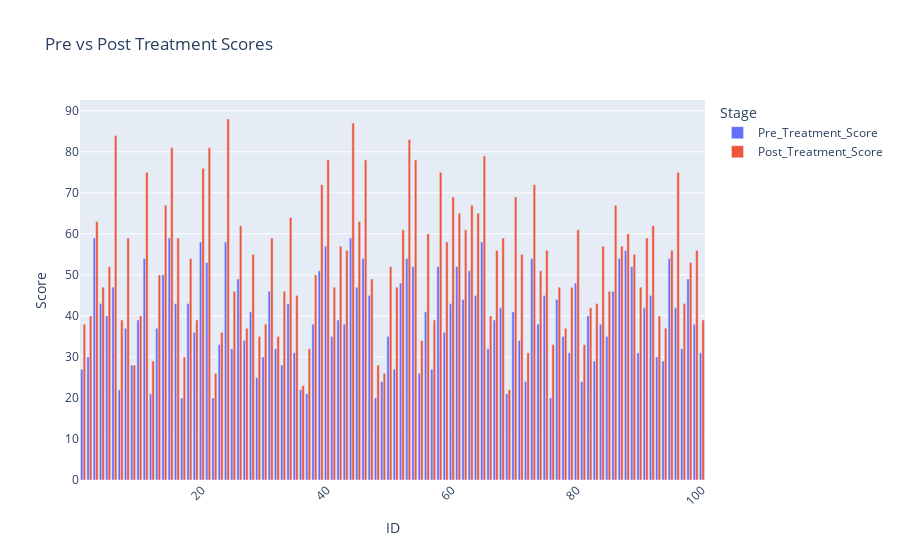

The cell this chart's notebook holds for it:
### Code cell
import plotly.express as px

df_melted = df.melt(
    id_vars='ID',
    value_vars=['Pre_Treatment_Score', 'Post_Treatment_Score'],
    var_name='Stage',
    value_name='Score'
)

fig = px.bar(
    df_melted, x='ID', y='Score', color='Stage',
    title='Pre vs Post Treatment Scores',
    barmode='group'
)
fig.update_layout(xaxis_tickangle=-45)
fig.show()
# Save the chart as an interactive HTML file
fig.write_html("docs/plot.html")

### Figure 1 — Plotly figure (JSON) as saved in the notebook; plotly's stock layout.template omitted (floating-point values rounded to 4 significant figures)
{"data": [{"alignmentgroup": "True", "hovertemplate": "Stage=Pre_Treatment_Score<br>ID=%{x}<br>Score=%{y}<extra></extra>", "legendgroup": "Pre_Treatment_Score", "marker": {"color": "#636efa", "pattern": {"shape": ""}}, "name": "Pre_Treatment_Score", "offsetgroup": "Pre_Treatment_Score", "orientation": "v", "showlegend": true, "textposition": "auto", "type": "bar", "x": [1, 2, 3, 4, 5, 6, 7, 8, 9, 10, 11, 12, 13, 14, 15, 16, 17, 18, 19, 20, 21, 22, 23, 24, 25, 26, 27, 28, 29, 30, 31, 32, 33, 34, 35, 36, 37, 38, 39, 40, 41, 42, 43, 44, 45, 46, 47, 48, 49, 50, 51, 52, 53, 54, 55, 56, 57, 58, 59, 60, 61, 62, 63, 64, 65, 66, 67, 68, 69, 70, 71, 72, 73, 74, 75, 76, 77, 78, 79, 80, 81, 82, 83, 84, 85, 86, 87, 88, 89, 90, 91, 92, 93, 94, 95, 96, 97, 98, 99, 100], "xaxis": "x", "y": [27, 30, 59, 43, 40, 47, 22, 37, 28, 39, 54, 21, 37, 50, 59, 43, 20, 43, 36, 58, 53, 20, 33, 58, 32, 49, 34, 41, 25, 30, 46, 32, 28, 43, 31, 22, 21, 38, 51, 57, 35, 39, 38, 59, 47, 54, 45, 20, 24, 35, 27, 48, 54, 52, 26, 41, 27, 52, 36, 43, 52, 44, 51, 45, 58, 32, 39, 42, 21, 41, 34, 24, 54, 38, 45, 20, 44, 35, 31, 48, 24, 40, 29, 38, 35, 46, 54, 56, 52, 31, 42, 45, 30, 29, 54, 42, 32, 49, 38, 31], "yaxis": "y"}, {"alignmentgroup": "True", "hovertemplate": "Stage=Post_Treatment_Score<br>ID=%{x}<br>Score=%{y}<extra></extra>", "legendgroup": "Post_Treatment_Score", "marker": {"color": "#EF553B", "pattern": {"shape": ""}}, "name": "Post_Treatment_Score", "offsetgroup": "Post_Treatment_Score", "orientation": "v", "showlegend": true, "textposition": "auto", "type": "bar", "x": [1, 2, 3, 4, 5, 6, 7, 8, 9, 10, 11, 12, 13, 14, 15, 16, 17, 18, 19, 20, 21, 22, 23, 24, 25, 26, 27, 28, 29, 30, 31, 32, 33, 34, 35, 36, 37, 38, 39, 40, 41, 42, 43, 44, 45, 46, 47, 48, 49, 50, 51, 52, 53, 54, 55, 56, 57, 58, 59, 60, 61, 62, 63, 64, 65, 66, 67, 68, 69, 70, 71, 72, 73, 74, 75, 76, 77, 78, 79, 80, 81, 82, 83, 84, 85, 86, 87, 88, 89, 90, 91, 92, 93, 94, 95, 96, 97, 98, 99, 100], "xaxis": "x", "y": [38, 40, 63, 47, 52, 84, 39, 59, 28, 40, 75, 29, 50, 67, 81, 59, 30, 54, 39, 76, 81, 26, 36, 88, 46, 62, 37, 55, 35, 38, 59, 35, 46, 64, 45, 23, 32, 50, 72, 78, 47, 57, 56, 87, 63, 78, 49, 28, 26, 52, 47, 61, 83, 78, 34, 60, 39, 75, 58, 69, 65, 61, 67, 65, 79, 40, 56, 59, 22, 69, 55, 31, 72, 51, 56, 33, 47, 37, 47, 61, 33, 42, 43, 57, 46, 67, 57, 60, 55, 47, 59, 62, 40, 37, 56, 75, 43, 53, 56, 39], "yaxis": "y"}], "layout": {"barmode": "group", "legend": {"title": {"text": "Stage"}, "tracegroupgap": 0}, "title": {"text": "Pre vs Post Treatment Scores"}, "xaxis": {"anchor": "y", "domain": [0, 1], "tickangle": -45, "title": {"text": "ID"}}, "yaxis": {"anchor": "x", "domain": [0, 1], "title": {"text": "Score"}}}}
